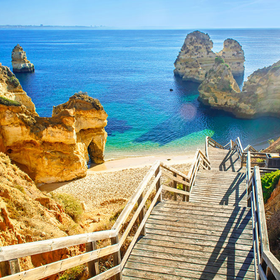
#> input picture 500x500.png, 280 x 280 px, shrunk from 500 x 500 before the run
$ python edge_serial.py
#> lines starting #> are read from the running program, lines starting #| are printed output that depends on the picture
import cv2
import time
import numpy as np


# convolution of 3x3 kernel on image
def sobelOperator(img):
    container = np.copy(img)
    size = container.shape
    for i in range(1, size[0] - 1):
        for j in range(1, size[1] - 1):
            gx = (img[i - 1][j - 1] + 2*img[i][j - 1] + img[i + 1][j - 1]) - (img[i - 1][j + 1] + 2*img[i][j + 1] + img[i + 1][j + 1])
            gy = (img[i - 1][j - 1] + 2*img[i - 1][j] + img[i - 1][j + 1]) - (img[i + 1][j - 1] + 2*img[i + 1][j] + img[i + 1][j + 1])
            # calculate gradient and if gradient is greater than 255 there is an edge white color is assigned
            container[i][j] = min(255, np.sqrt(gx**2 + gy**2))
    return container
    pass


# main function that changes image to B&W and then applies sobel Operator
def serial_detection(filename):
    # time starting
    start_time = time.time()
    # read Image
    img = cv2.imread(filename)
    # convert to grayscale
    img = cv2.cvtColor(img, cv2.COLOR_BGR2GRAY)
    # convert image to 8 bit
    img = cv2.convertScaleAbs(img)
    # apply sobel operator
    # Gx [1  0  -1]
    #    [2  0  -2]
    #    [1  0  -1]
    # Gy [1   2   1]
    #    [0   0   0]
    #    [-1 -2  -1]
    img = sobelOperator(img)
    # end of process
    end_time = time.time()
    print('Time: {}'.format(end_time - start_time))
    # save image
    cv2.imwrite('serial'+filename, img)


if __name__ == '__main__':
    print("Picture 500x500")
    serial_detection("500x500.png")
#> in serial_detection, img is the input picture: shape (280, 280, 3); mean B, G, R 146.3, 156.2, 143.7
#> in serial_detection, `img = cv2.cvtColor(img, cv2.COLOR_BGR2GRAY)`:
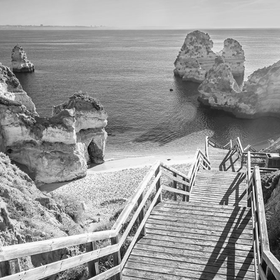
#> img: shape (280, 280); min 5, max 255, mean 151.3
#> after the loop in sobelOperator, `for i in range(1, size[0] - 1):`:
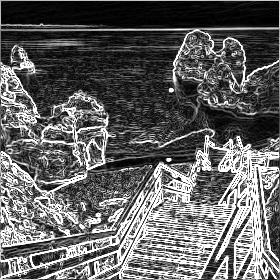
#> container: shape (280, 280); min 0, max 255, mean 98.5
    print("Picture 1000x1000")
    serial_detection("1000x1000.png")
#> (the run stopped early here; a loop or call above may not have finished)

$ run again, with test.jpg saved as 500x500.png
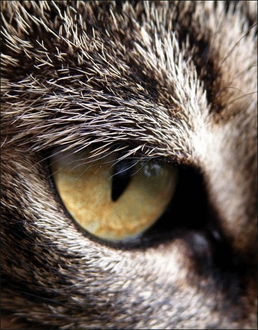
#> input picture test.jpg, 258 x 330 px, shrunk from 460 x 590 before the run
#> in serial_detection, img is the input picture: shape (330, 258, 3); mean B, G, R 84.9, 93.2, 105.2
#> in serial_detection, `img = cv2.cvtColor(img, cv2.COLOR_BGR2GRAY)`:
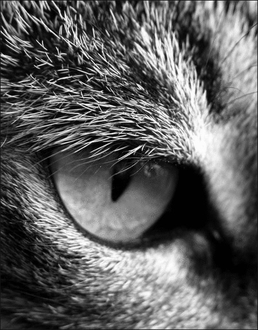
#> img: shape (330, 258); min 0, max 255, mean 95.9
#> after the loop in sobelOperator, `for i in range(1, size[0] - 1):`:
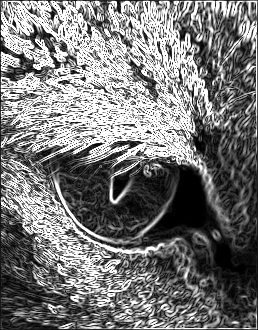
#> container: shape (330, 258); min 0, max 255, mean 120.1
